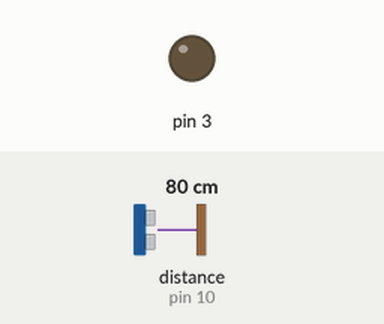
Simulated run of this sketch. Board: Arduino Uno, built with avr-gcc and run on an emulated ATmega328P. Parts: output pins drawn as LEDs (lit = HIGH). Wiring (inferred from the names in the program): ultrasonic range finder: trigger pin 9; echo pin 10. The test bench sets the inputs (shaded band); at power-on: distance to the obstacle (sensor on pin 10) 80 cm. The echo pulse lasts 58.3 µs per cm; pins used as bus, display or sensor lines are not drawn.

Above: at 0.42 s.
Timing chart, 0 to 0.4 s (numbered marks = the images above; inputs shaded):
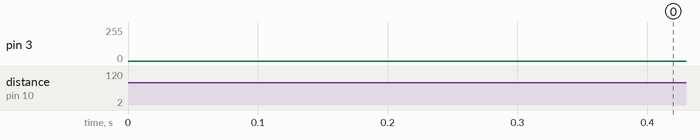

The sketch:

Ultrasonic_Theremin.ino
```cpp
//Ultrasonic Theremin using PWM to play samples
//Samples played at rate dependent on distance read by ultrasonic sensor
//Giving theremin-like effect

//Sample timer interrupt runs 16bit Timer 1 at FREQ Hz (try 22050)
//PWM timer runs at 62500Hz on 8bit Timer 2 (max possible with 16MHz processor)
//Timer 0 is left unaltered, and is needed for delay/millis in ultrasonic functions
//sample is held in the sample array (sine sample also included on sample.c)

#include "sample.c"
#define FREQ 22050

//Ultrasonic HC-SR04 unit interface
//define pins here
//if using fixed power pins, set to a negative number, and they will be ignored
#define UVCC 8
#define UTRIG 9
#define UECHO 10
#define UGND 11
volatile unsigned long d=0;
volatile unsigned long u=0;

void setup() {
  usonicsetup();
  TMRsetup();
}

void loop() {
  unsigned long t;
  t=usonic(5800);     //up to 1m
  t=5800-t;           //invert so closer to sensor is higher
  if(t>5700){t=0;}    //handle edge cases
  u=t*200L;            //50 gives closer to true sample rate, but doesn't sound as good
  delay(50);          //wait a little- try higher values here for a more granular/synthesised sound
}

ISR(TIMER1_COMPA_vect) {    //gets triggered FREQ times/second
    OCR2B=pgm_read_byte(&theremin[d>>18]);   //load sample
    d=d+u;                                 //step forward to next sample
}

void TMRsetup(){
  // Timer 1 set up as a FREQ Hz sample interrupt, only common thing this affects is servo library
  TCCR1A = 0;
  TCCR1B = _BV(WGM12) | _BV(CS10);
  TCNT1 = 0;
  OCR1A = F_CPU / FREQ;
  TIMSK1 = _BV(OCIE1A);

  //PWM output fixed to D3 on TMR2 at 62.5kHz, PWM duty cycle is set by OCR2B
  pinMode(3,OUTPUT);
  TCCR2A = _BV(COM2B1) | _BV(WGM21) | _BV(WGM20);
  TCCR2B = _BV(CS20);
  TIMSK2 = 0;

}
void usonicsetup(void){
  if(UGND>-1){                  //set up ground pin if defined
    pinMode(UGND, OUTPUT);
    digitalWrite(UGND, LOW);
  }
  if(UVCC>-1){                  //set up VCC pin if defined
    pinMode(UVCC, OUTPUT);
    digitalWrite(UVCC, HIGH);
  }
  pinMode(UECHO, INPUT);        //ECHO pin is input
  pinMode(UTRIG, OUTPUT);       //TRIG pin is output
  digitalWrite(UTRIG, LOW);
}

long usonic(long utimeout){    //utimeout is maximum time to wait for return in us
  long b;
  if(digitalRead(UECHO)==HIGH){return 0;}    //if UECHO line is still low from last result, return 0;
  digitalWrite(UTRIG, HIGH);  //send trigger pulse
  delay(1);
  digitalWrite(UTRIG, LOW);
  long utimer=micros();
  while((digitalRead(UECHO)==LOW)&&((micros()-utimer)<1000)){}  //wait for pin state to change- return starts after 460us typically
  utimer=micros();
  while((digitalRead(UECHO)==HIGH)&&((micros()-utimer)<utimeout)){}  //wait for pin state to change
  b=micros()-utimer;
  return b;
}
```

Source omitted: sample.c (data table, 342828 bytes)
